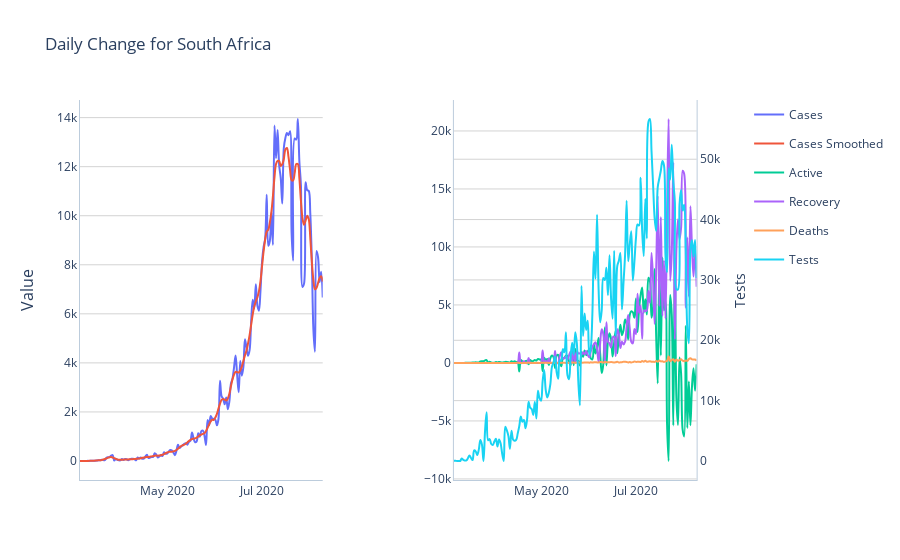

Notebook code for this chart:
### Code cell
#visible="legendonly"
fig_daily_sa.add_trace(px_daily_sa['data'][0], row=1, col=1)
fig_daily_sa.add_trace(px_daily_sa['data'][1], row=1, col=1)
fig_daily_sa.add_trace(px_daily_sa['data'][2], secondary_y=False, row=1, col=2)
fig_daily_sa.add_trace(px_daily_sa['data'][3], secondary_y=False, row=1, col=2)
fig_daily_sa.add_trace(px_daily_sa['data'][4], secondary_y=False, row=1, col=2)
fig_daily_sa.add_trace(px_daily_sa['data'][5], secondary_y=True, row=1, col=2)

fig_daily_sa.update_layout(plot_bgcolor="#FFF")
fig_daily_sa.update_xaxes(linecolor="#BCCCDC")
fig_daily_sa.update_yaxes(linecolor="#BCCCDC", gridcolor='#D3D3D3')

fig_daily_sa.update_yaxes(title_text="Tests", secondary_y=True)
#fig_daily_sa.update_yaxes(title_text="Tests", secondary_y=False)
fig_daily_sa.update_layout(title="Daily Change for South Africa")

fig_daily_sa.update_xaxes(showspikes=True, spikesnap="cursor", spikemode="across", spikethickness=1)
fig_daily_sa.update_yaxes(showspikes=True, spikethickness=1, spikemode="across")
fig_daily_sa.update_layout(spikedistance=1000, hoverdistance=100)

fig_daily_sa.update_traces(hovertemplate=None)
fig_daily_sa.update_layout(hovermode="x")

fig_daily_sa.show()
#plot_daily_sa = plot(fig_daily_sa, output_type='div', include_plotlyjs=False)

### Figure 1 — Plotly figure (JSON) as saved in the notebook; plotly's stock layout.template omitted (floating-point values rounded to 4 significant figures; data arrays with more than 128 entries replaced by an {"elided": "..."} marker saying what was removed)
{"data": [{"legendgroup": "Cases", "line": {"color": "#636efa", "dash": "solid", "shape": "spline"}, "mode": "lines", "name": "Cases", "showlegend": true, "type": "scatter", "x": {"elided": "157 str values"}, "xaxis": "x", "y": {"elided": "157 int values"}, "yaxis": "y"}, {"legendgroup": "Cases Smoothed", "line": {"color": "#EF553B", "dash": "solid", "shape": "spline"}, "mode": "lines", "name": "Cases Smoothed", "showlegend": true, "type": "scatter", "x": {"elided": "157 str values"}, "xaxis": "x", "y": {"elided": "157 int values"}, "yaxis": "y"}, {"legendgroup": "Active", "line": {"color": "#00cc96", "dash": "solid", "shape": "spline"}, "mode": "lines", "name": "Active", "showlegend": true, "type": "scatter", "x": {"elided": "157 str values"}, "xaxis": "x2", "y": {"elided": "157 int values"}, "yaxis": "y2"}, {"legendgroup": "Recovery", "line": {"color": "#ab63fa", "dash": "solid", "shape": "spline"}, "mode": "lines", "name": "Recovery", "showlegend": true, "type": "scatter", "x": {"elided": "157 str values"}, "xaxis": "x2", "y": {"elided": "157 int values"}, "yaxis": "y2"}, {"legendgroup": "Deaths", "line": {"color": "#FFA15A", "dash": "solid", "shape": "spline"}, "mode": "lines", "name": "Deaths", "showlegend": true, "type": "scatter", "x": {"elided": "157 str values"}, "xaxis": "x2", "y": {"elided": "157 int values"}, "yaxis": "y2"}, {"legendgroup": "Tests", "line": {"color": "#19d3f3", "dash": "solid", "shape": "spline"}, "mode": "lines", "name": "Tests", "showlegend": true, "type": "scatter", "x": {"elided": "157 str values"}, "xaxis": "x2", "y": {"elided": "157 int values"}, "yaxis": "y3"}], "layout": {"annotations": [{"font": {"size": 16}, "showarrow": false, "text": "Value", "textangle": -90, "x": 0, "xanchor": "right", "xref": "paper", "xshift": -40, "y": 0.5, "yanchor": "middle", "yref": "paper"}], "hoverdistance": 100, "hovermode": "x", "plot_bgcolor": "#FFF", "spikedistance": 1000, "title": {"text": "Daily Change for South Africa"}, "xaxis": {"anchor": "y", "domain": [0, 0.37], "linecolor": "#BCCCDC", "showspikes": true, "spikemode": "across", "spikesnap": "cursor", "spikethickness": 1}, "xaxis2": {"anchor": "y2", "domain": [0.57, 0.94], "linecolor": "#BCCCDC", "showspikes": true, "spikemode": "across", "spikesnap": "cursor", "spikethickness": 1}, "yaxis": {"anchor": "x", "domain": [0, 1], "gridcolor": "#D3D3D3", "linecolor": "#BCCCDC", "showspikes": true, "spikemode": "across", "spikethickness": 1}, "yaxis2": {"anchor": "x2", "domain": [0, 1], "gridcolor": "#D3D3D3", "linecolor": "#BCCCDC", "showspikes": true, "spikemode": "across", "spikethickness": 1}, "yaxis3": {"anchor": "x2", "gridcolor": "#D3D3D3", "linecolor": "#BCCCDC", "overlaying": "y2", "showspikes": true, "side": "right", "spikemode": "across", "spikethickness": 1, "title": {"text": "Tests"}}}}
